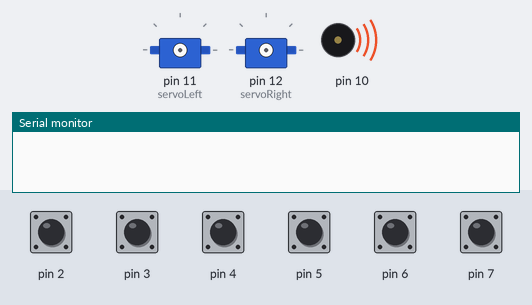
Bench run of a sketch on a simulated Arduino Uno, built with avr-gcc and run on an emulated ATmega328P. Shown: 2 × servo, buzzer (waves = sounding), the last lines printed to the serial monitor. The inputs (shaded band) are chosen by the test bench; at power-on: pin 2–7 HIGH.

Above: at 0.1 s.
At 0.75 s:
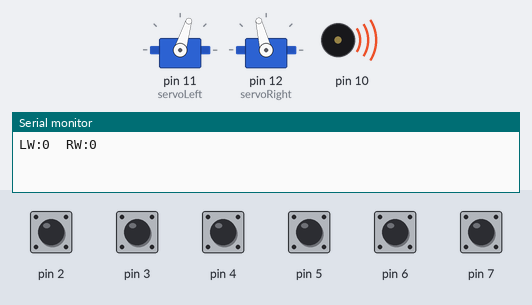
At 3.6 s:
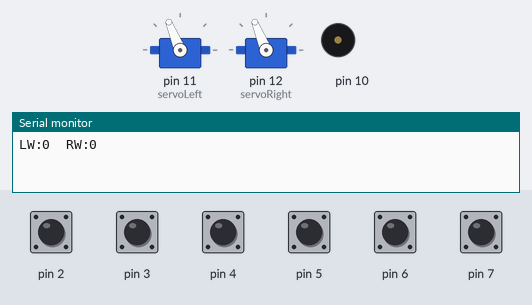
At 10.1 s:
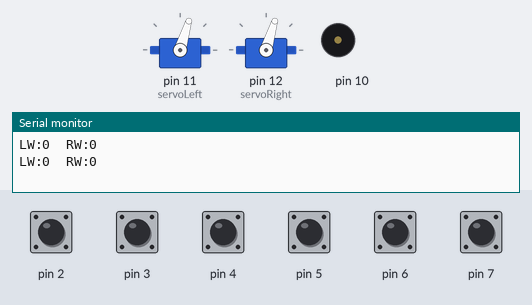
At 21.6 s:
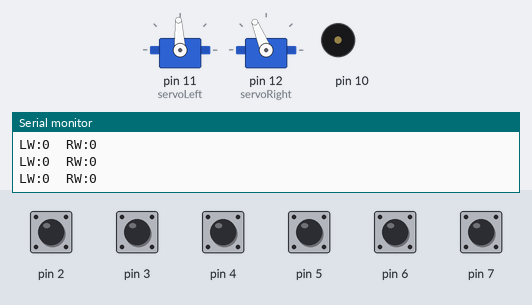
At 39.1 s:
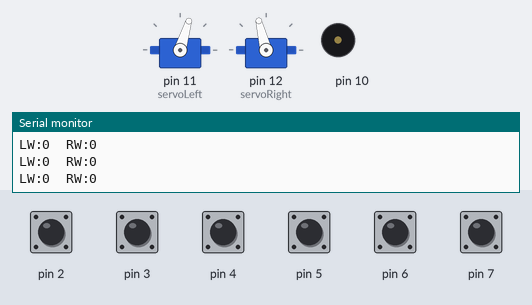
Timing chart, 0 to 40.0 s (numbered marks = the images above):
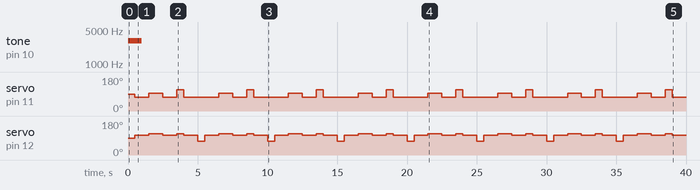

The sketch:

Lab3_Lr3_Whiskers.ino
```cpp
/* TECH 3157 Lab 3 Lb 3 example
pin 8: left whisker, active LOW
pin 9: right whisker, active LOW
pin 10: piezzo buzzer
pin 11: control signal to left servo
pin 12: control signal to right servo
pin 10: tone to the piezo buzzer
1 indicates no contact; 0 indicates contact
*/

#include <Servo.h>  // Include servo livrary
//#include <avr/io.h>

// Functions prototypes

void forward  (unsigned int time);         //full speed forward for a duration of time (ms)
void backward (unsigned int time);         // Full -speed Backward for a duration of time (ms)
void turnLeft (unsigned int time);         //Left turn for a duration of time(ms)
void turnRight(unsigned int time);         //Right turn for a duration of time(ms)
void pivotForwardLeft  (unsigned int time);
void pivotBackwardLeft (unsigned int time);
unsigned char sevenSegLED(char count);

Servo servoLeft;                            // Declare left and right servos
Servo servoRight;

void setup()                                // Built-in initialization block
{
//  DDRB &= 0b11111100;       // Set pin 8 and 9 as inputs
  DDRD &= 0b00111111;     // Set pin 7 and 6 as inputs

  tone (10, 3000, 1000);                      // Play tone for 1 second
  delay(500);                                // Delay to finish tone
  servoLeft.attach(11);                       // Attach left signal to pin 11
  servoRight.attach(12);                      // Attach right signal to pin 12
  Serial.begin(9600);
  Serial.flush();
}

void loop()
{
  char message[80];
  char leftWhisker;                  // 1 indicates no contact, 0 indicates contact
  char rightWhisker;                 // 1 indicates no contact, 0 indicates contact

 // leftWhisker  = PINB & 0x01;        // pin 8 (PINB0) is connected to the left whisker
 // rightWhisker = (PINB & 0x02)>>1;   // pin9 (PINB1) is connected to the right whisker
    leftWhisker = (PIND & 0x08)>>7;
    rightWhisker = (PIND & 0x07)>>6;
  sprintf(message,"LW:%x\tRW:%x\n",leftWhisker,rightWhisker);
  Serial.write(message);


 if ( (leftWhisker == 0) && (rightWhisker == 0) ) // If both whiskers are touched(contact)
    {
      backward(1000);
      pivotBackwardLeft(1000);
    }
    if (leftWhisker == 0 ) // if only LW is pressed
    {
      backward(1000);
      turnRight(500);
    }
     if (rightWhisker == 0)  // If only RW is pressed
     {
      backward(1000);
      turnLeft(500);
     }
    if ( (leftWhisker == 1) && (rightWhisker == 1) )  // If no whiskers is pressed
    {
      forward(20);
    }

}

void forward (unsigned int time)   // Full-speed Forward function
{
servoLeft.writeMicroseconds(1625);
servoRight.writeMicroseconds(1300);
delay(time);    // Maneuver for time ms
}

void turnLeft(unsigned int time)  // Left turn function
{
servoLeft.writeMicroseconds(1300);
servoRight.writeMicroseconds(1300);
delay(time);  // Maneuver for time ms
}

void turnRight(unsigned int time)   // Right turn function
{
servoLeft.writeMicroseconds(1700);
servoRight.writeMicroseconds(1700);
delay(time);     // Maneuver for time ms
}

void backward(unsigned int time)  // Full-speed Backward funtion
{
servoLeft.writeMicroseconds(1300);
servoRight.writeMicroseconds(1613);
delay(time);
}

void pivotForwardLeft  (unsigned int time)
{
  servoLeft.writeMicroseconds(1500);  // Left wheel stay still
  servoRight.writeMicroseconds(1300); // Right wheel clockwise
  delay(time);
}

void pivotBackwardLeft (unsigned int time)
{
  servoLeft.writeMicroseconds(1500);  // Left wheel clockwise
  servoRight.writeMicroseconds(1700); // Right wheel stay still
  delay(time);
}
```

Measured:
- by itself, tone on pin 10: silent → 3000 Hz at 0.00 s, → silent 1.0 s later
- by itself, servo on pin 11 (servoLeft): repeats every 5.0 s: 93° 1.0 s, 73° 1.0 s, 112° 0.50 s, 73° 2.5 s
- by itself, servo on pin 12 (servoRight): repeats every 5.0 s: 112° 1.0 s, 104° 1.0 s, 112° 0.50 s, 104° 1.0 s, 73° 0.50 s, 104° 1.0 s
